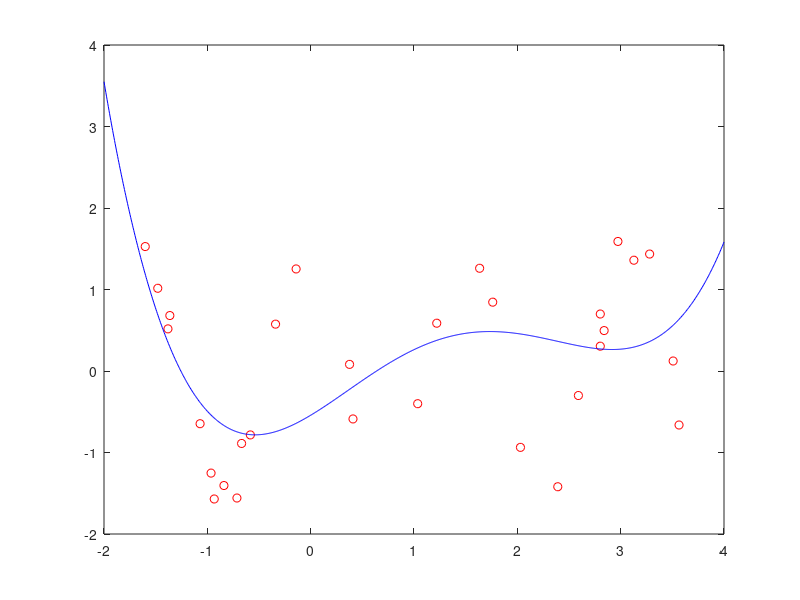

Recreate this plot in MATLAB.
close all ; clear all; clc;

rng (4) ;
a = -2; b = 4; myRho = 1.5; myBeta = 4; myGamma = 1.8; N = 3; nPunti = 10* N ;
x = rand ( nPunti ,1) * (b - a) + a ;
myDelta = (2* rand ( nPunti ,1) - 1) * myRho / 4;
fun = @ ( x ) ( myRho * sin ( myBeta * x + myGamma ) + myDelta ) ;
A = x .^([4: -1:0]) ; y = fun ( x ) ;
fprintf ("\ nSoluzione sistema delle equazioni normali :") ;
sol1 = (A' * A ) \( A' * y )
fprintf ("\ nSoluzione mediante mldivide :") ;
sol2 = A \ y
fprintf ("\n\n") ;
xx = linspace (a ,b ,1001) ; ff = polyval ( sol2 , xx ) ;
ph = plot (x ,y ,'ro', xx , ff ,'-b') ;